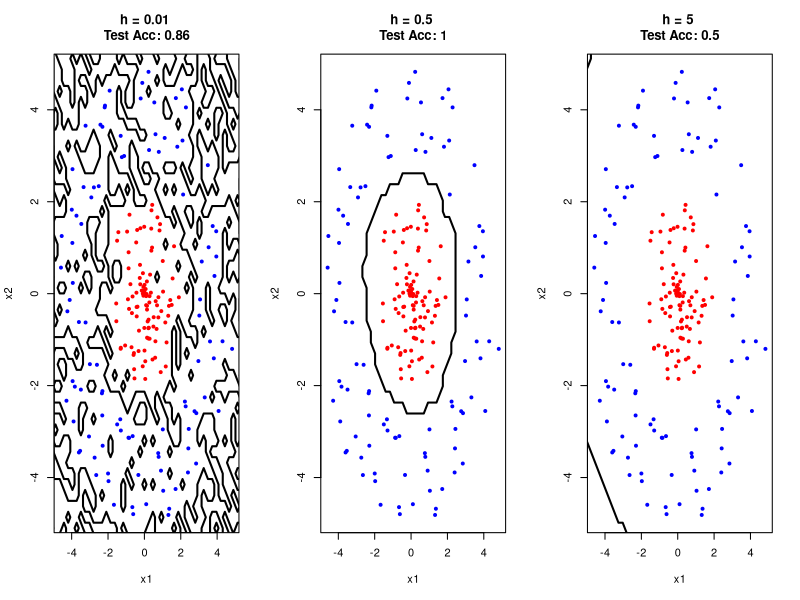

Source code (R):
# --- Assignment 2, Part 1: Kernel Models ---
# 1. Generate a Dataset (2 Classes)
# We create a non-linear dataset (e.g., two curved moon-like shapes or nested circles)
# to make the bandwidth h matter. Here we use two noisy concentric clusters.
set.seed(12345)
# Function to generate data
gen_data <- function(n) {
  # Class 1: Inner Circle (with noise)
  r1 <- runif(n/2, 0, 2)
  theta1 <- runif(n/2, 0, 2*pi)
  c1 <- data.frame(x1 = r1 * cos(theta1), x2 = r1 * sin(theta1), class = 1)
  # Class 2: Outer Ring (with noise)
  r2 <- runif(n/2, 3, 5)
  theta2 <- runif(n/2, 0, 2*pi)
  c2 <- data.frame(x2_1 = r2 * cos(theta2), x2_2 = r2 * sin(theta2))
  names(c2) <- c("x1", "x2")
  c2$class <- 2
  return(rbind(c1, c2))
}
# Generate Training and Test Data
train_data <- gen_data(200) # 100 per class
test_data <- gen_data(100)
# 2. Define Kernel Classifier Functions
# The problem specifies using dnorm as the kernel.
# For 2D data, we assume a product kernel: p(x1, x2) = p(x1) * p(x2) (Naive Bayes assumption
#,→ locally)
# or simply multivariate independent KDE.
# Function to estimate class conditional density p(x* | class)
get_density <- function(x_star, data_class, h) {
  # x_star: vector of length 2 (the test point)
  # data_class: dataframe of training points belonging to one class
  # h: bandwidth
  # Calculate (x* - xi) / h for all training points i
  diffs_1 <- (x_star[1] - data_class$x1) / h
  diffs_2 <- (x_star[2] - data_class$x2) / h
  # Kernel values (Gaussian)
  k_vals <- dnorm(diffs_1) * dnorm(diffs_2)
  # Sum and normalize by n (and h^d for proper density scaling, though constant cancels in ratio)
  # Density = (1 / (n * h^2)) * sum(kernels)
  density <- sum(k_vals) / (nrow(data_class) * h^2)
  return(density)
}
# Function to predict class for a single point

predict_point <- function(x_new, train_data, h) {
  # Split training data
  d1 <- train_data[train_data$class == 1, ]
  d2 <- train_data[train_data$class == 2, ]
  # Priors (estimated from data count)
  prior1 <- nrow(d1) / nrow(train_data)
  prior2 <- nrow(d2) / nrow(train_data)
  # Likelihoods p(x | C)
  lik1 <- get_density(x_new, d1, h)
  lik2 <- get_density(x_new, d2, h)
  # Posterior (unnormalized is sufficient for comparison)
  post1 <- lik1 * prior1
  post2 <- lik2 * prior2
  # If both are 0 (numerical underflow for very small h far from points), predict random or
  #,→ majority
  if(post1 == 0 && post2 == 0) return(sample(1:2, 1))
  if (post1 > post2) return(1) else return(2)
}
# Wrapper to predict for a whole dataset
predict_all <- function(new_data, train_data, h) {
  preds <- apply(new_data[, 1:2], 1, predict_point, train_data = train_data, h = h)
  return(preds)
}
# 3. Analyze Effect of h (Bandwidth)
# We test a range of h values to find Overfitting vs Underfitting
h_values <- c(0.01, 0.5, 5)
# Prepare plotting grid for decision boundaries
x_grid <- seq(min(train_data$x1)-1, max(train_data$x1)+1, length.out = 50)
y_grid <- seq(min(train_data$x2)-1, max(train_data$x2)+1, length.out = 50)
grid_points <- expand.grid(x1 = x_grid, x2 = y_grid)
par(mfrow = c(1, 3)) # 3 plots side by side
for (h in h_values) {
  # Predict on Test Data to get Error
  test_preds <- predict_all(test_data, train_data, h)
  test_acc <- mean(test_preds == test_data$class)
  # Predict on Grid for Visualization
  grid_preds <- predict_all(grid_points, train_data, h)
  # Plot
  plot(train_data$x1, train_data$x2, col = ifelse(train_data$class == 1, "red", "blue"),
       pch = 19, main = paste("h =", h, "\nTest Acc:", test_acc),
       xlab = "x1", ylab = "x2", cex = 0.6)
  # Overlay decision boundary (contour)
  z <- matrix(grid_preds, nrow = 50, ncol = 50)
  contour(x_grid, y_grid, z, add = TRUE, levels = 1.5, drawlabels = FALSE, lwd = 2)
}
# 4. Comments (Output to console)
cat("--- Analysis of Bandwidth h ---\n")
cat("1. h = 0.05 (Small): Overfitting.\n")
cat(" The decision boundary is extremely jagged and forms tiny islands around specific training
,→ points.\n")
cat(" It fits noise and fails to generalize to the space between points.\n")
cat("\n2. h = 5 (Large): Underfitting.\n")
cat(" The decision boundary becomes too smooth or disappears entirely (predicts only one class)
,→ .\n")
cat(" It ignores the local structure of the data (the inner circle vs outer ring).\n")
cat("\n3. h = 0.5 (Medium): Good Fit.\n")
cat(" Captures the general circular structure without capturing the noise.\n")
